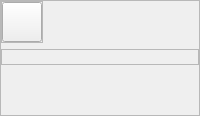
                        <widget class="QFrame" name="frame_19">
                         <property name="frameShape">
                          <enum>QFrame::StyledPanel</enum>
                         </property>
                         <property name="frameShadow">
                          <enum>QFrame::Raised</enum>
                         </property>
                         <layout class="QVBoxLayout" name="verticalLayout_27">
                          <property name="leftMargin">
                           <number>0</number>
                          </property>
                          <property name="topMargin">
                           <number>0</number>
                          </property>
                          <property name="rightMargin">
                           <number>0</number>
                          </property>
                          <property name="bottomMargin">
                           <number>50</number>
                          </property>
                          <item alignment="Qt::AlignTop">
                           <widget class="QFrame" name="frame_17">
                            <property name="sizePolicy">
                             <sizepolicy hsizetype="Fixed" vsizetype="Fixed">
                              <horstretch>0</horstretch>
                              <verstretch>0</verstretch>
                             </sizepolicy>
                            </property>
                            <property name="frameShape">
                             <enum>QFrame::StyledPanel</enum>
                            </property>
                            <property name="frameShadow">
                             <enum>QFrame::Raised</enum>
                            </property>
                            <layout class="QHBoxLayout" name="horizontalLayout_40">
                             <property name="leftMargin">
                              <number>0</number>
                             </property>
                             <property name="topMargin">
                              <number>0</number>
                             </property>
                             <property name="rightMargin">
                              <number>0</number>
                             </property>
                             <property name="bottomMargin">
                              <number>0</number>
                             </property>
                             <item alignment="Qt::AlignLeft">
                              <widget class="QPushButton" name="reminderBtn">
                               <property name="sizePolicy">
                                <sizepolicy hsizetype="Expanding" vsizetype="Expanding">
                                 <horstretch>0</horstretch>
                                 <verstretch>0</verstretch>
                                </sizepolicy>
                               </property>
                               <property name="minimumSize">
                                <size>
                                 <width>40</width>
                                 <height>40</height>
                                </size>
                               </property>
                               <property name="maximumSize">
                                <size>
                                 <width>40</width>
                                 <height>40</height>
                                </size>
                               </property>
                               <property name="styleSheet">
                                <string notr="true"/>
                               </property>
                               <property name="text">
                                <string/>
                               </property>
                               <property name="icon">
                                <iconset resource="../resource.qrc">
                                 <normaloff>:/Icons/Icons/checklist.png</normaloff>:/Icons/Icons/checklist.png</iconset>
                               </property>
                               <property name="iconSize">
                                <size>
                                 <width>30</width>
                                 <height>30</height>
                                </size>
                               </property>
                              </widget>
                             </item>
                            </layout>
                           </widget>
                          </item>
                          <item>
                           <widget class="QFrame" name="frame_18">
                            <property name="frameShape">
                             <enum>QFrame::StyledPanel</enum>
                            </property>
                            <property name="frameShadow">
                             <enum>QFrame::Raised</enum>
                            </property>
                            <layout class="QVBoxLayout" name="verticalLayout_26">
                             <property name="spacing">
                              <number>0</number>
                             </property>
                             <property name="leftMargin">
                              <number>0</number>
                             </property>
                             <property name="topMargin">
                              <number>0</number>
                             </property>
                             <property name="rightMargin">
                              <number>0</number>
                             </property>
                             <property name="bottomMargin">
                              <number>0</number>
                             </property>
                             <item>
                              <widget class="QLabel" name="petProfileIcon">
                               <property name="maximumSize">
                                <size>
                                 <width>120</width>
                                 <height>120</height>
                                </size>
                               </property>
                               <property name="text">
                                <string/>
                               </property>
                               <property name="pixmap">
                                <pixmap resource="../resource.qrc">:/Icons/Icons/catIcon.png</pixmap>
                               </property>
                               <property name="scaledContents">
                                <bool>true</bool>
                               </property>
                               <property name="alignment">
                                <set>Qt::AlignCenter</set>
                               </property>
                               <property name="margin">
                                <number>0</number>
                               </property>
                              </widget>
                             </item>
                            </layout>
                           </widget>
                          </item>
                         </layout>
                        </widget>
